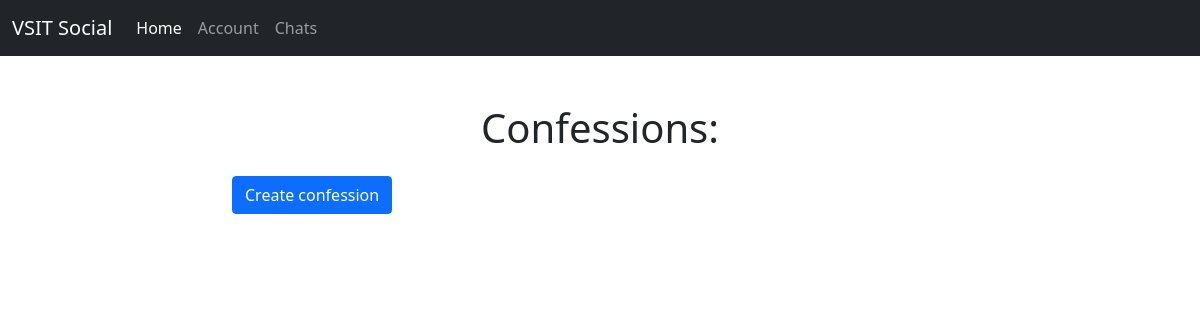
Page /home/ (signed in) on the earlier database version.
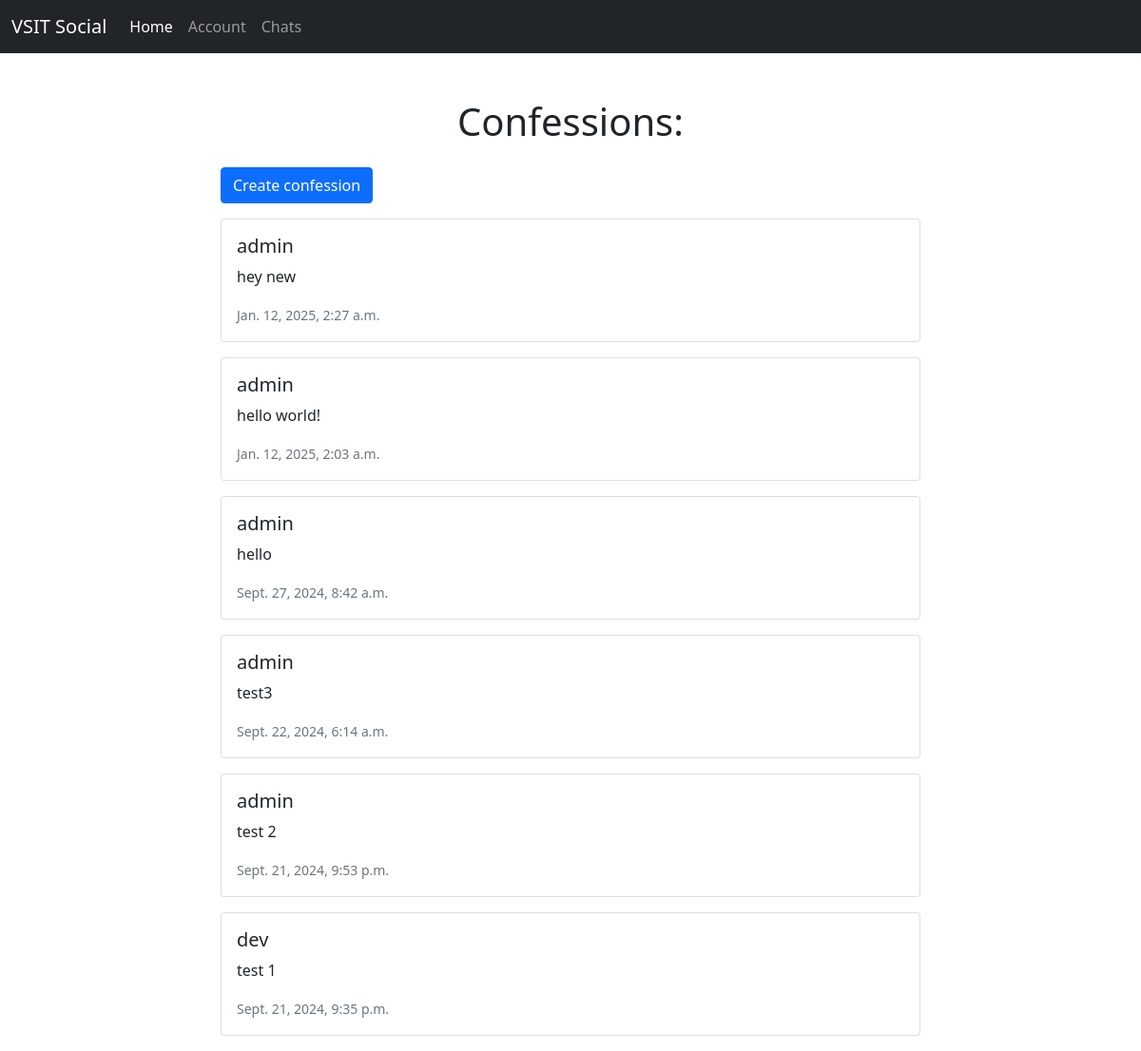
Same page on the later database version.
### chat/models.py (models this page shows, shortened)
class Confessions(models.Model):
    confess = models.CharField(max_length=200)
    username = models.CharField(max_length=50)
    created_at = models.DateTimeField(auto_now_add=True)

### chat/views.py (the view)
# urls.py: path('home/' , views.index , name='home'),
def index(request):
    if not request.user.is_authenticated:
        raise Http404("User not logged in")
    else:
        ordered_confessions = Confessions.objects.all().order_by('-created_at')
        return render(request , 'index.html' ,{'confessions' : ordered_confessions})

### chat/templates/index.html (shortened to what this page needs)
{% extends 'base.html' %}
{% block content %}
{% include "navbar.html" %}
<div class="container mt-5">
  <div class="row">
    <div class="col-md-8 offset-md-2">
      <h1 class="text-center mb-4">Confessions:</h1>
      <a href={% url "create_confession" %} class="btn btn-primary mb-3">Create confession</a>
      <div class="card-columns">
        {% for confession in confessions %}
          <div class="card mb-3">
            <div class="card-body">
              <h5>{{confession.username}}</h5>
              <p>{{confession.confess}}</p>
              <small class="text-muted">{{confession.created_at}}</small>
            </div>
          </div>
        {% endfor %}
      </div>
    </div>
  </div>
</div>
{% endblock %}

### chat/templates/base.html (shortened to what this page needs)
<!DOCTYPE html>
<html lang="en">
<head>
    {% load static %}
    <link href="https://cdn.jsdelivr.net/npm/bootstrap@5.0.2/dist/css/bootstrap.min.css" rel="stylesheet">
    <link rel="stylesheet" href="https://cdnjs.cloudflare.com/ajax/libs/font-awesome/6.0.0/css/all.min.css" />
</head>
<body>
    {%block content%}
    {%endblock%}
</body>
</html>

### chat/templates/navbar.html (shortened to what this page needs)
<nav class="navbar navbar-expand-lg navbar-dark bg-dark">
    <div class="container-fluid">
      <a class="navbar-brand" >VSIT Social</a>
      <div class="collapse navbar-collapse" id="navbarNav">
        <ul class="navbar-nav">
          <li class="nav-item">
            <a class="nav-link active" aria-current="page" href="{% url 'home'%}">Home</a>
          </li>
          <li class="nav-item">
            <a class="nav-link" href="{% url 'account_info'%}">Account</a>
          </li>
          <li class="nav-item">
            <a class="nav-link" href="{% url 'chat'%}">Chats</a>
          </li>
        </ul>
      </div>
    </div>
  </nav>

Differences in the rows shown:
added Confessions: username "admin", confess "hey new", created_at "Jan. 12, 2025, 2:27 a.m."
added Confessions: username "admin", confess "hello world!", created_at "Jan. 12, 2025, 2:03 a.m."
added Confessions: username "admin", confess "hello", created_at "Sept. 27, 2024, 8:42 a.m."
added Confessions: username "admin", confess "test3", created_at "Sept. 22, 2024, 6:14 a.m."
added Confessions: username "admin", confess "test 2", created_at "Sept. 21, 2024, 9:53 p.m."
added Confessions: username "dev", confess "test 1", created_at "Sept. 21, 2024, 9:35 p.m."
